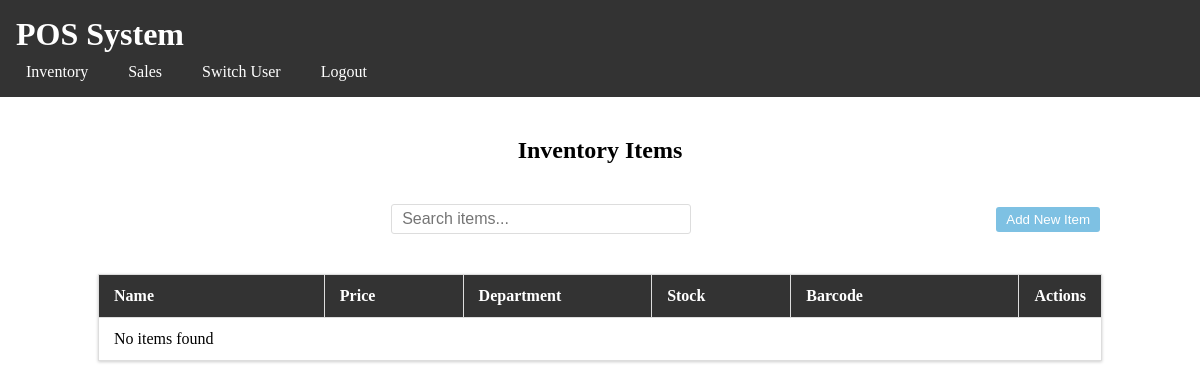
The page /inventory/ (signed in) on the database as committed earlier.
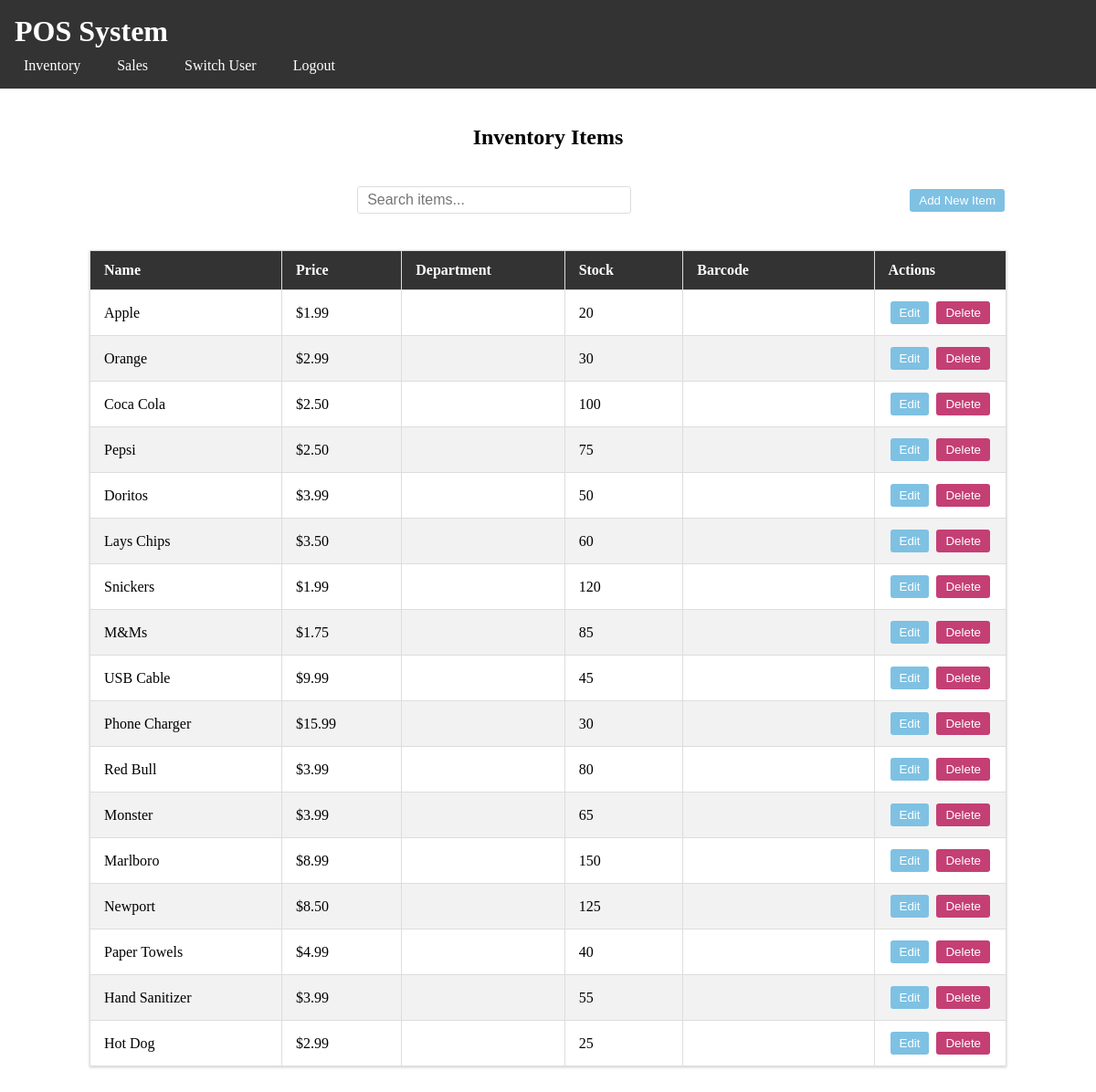
The same page on the database as committed later.
### pos_app/models.py (models this page shows, shortened)
class Item(models.Model):
    name = models.CharField(max_length=50)
    cost = models.DecimalField(decimal_places=2, max_digits=6)
    department = models.CharField(max_length=50)
    amount = models.IntegerField()
    barcode = models.CharField(max_length=50, unique=True)

### pos_app/views.py (the view)
# urls.py: path('inventory/', views.show_all_items, name='inventory_page'),
@login_required(login_url='login')
def show_all_items(request):
    items = Item.objects.all()
    return render(request, 'inventory.html', {'items': items})

### pos_app/templates/inventory.html (shortened to what this page needs)
{% extends 'base.html' %}
{% block content %}
<div class="inventory-container">
    <h2>Inventory Items</h2>
    <div class="inventory-controls">
        <div class="search-container">
            <input
                type="text"
                id="searchInput"
                placeholder="Search items..."
                onkeyup="searchTable()"
            >
        </div>
        <button class="add-btn" onclick="showAddModal()">Add New Item</button>
    </div>
    <table border="1" id="itemTable">
        <thead>
            <tr>
                <th>Name</th>
                <th>Price</th>
                <th>Department</th>
                <th>Stock</th>
                <th>Barcode</th>
                <th>Actions</th>
            </tr>
        </thead>
        <tbody>
            {% for item in items %}
                <tr>
                    <td>{{ item.name }}</td>
                    <td>${{ item.cost }}</td>
                    <td>{{ item.department }}</td>
                    <td>{{ item.amount }}</td>
                    <td>{{ item.barcode }}</td>
                    <td class="action-buttons">
                        <button class="edit-btn" onclick="editItem({{ item.id }})">Edit</button>
                        <button class="delete-btn" onclick="deleteItem({{ item.id }})">Delete</button>
                    </td>
                </tr>
            {% empty %}
                <tr>
                    <td colspan="6">No items found</td>
                </tr>
            {% endfor %}
        </tbody>
    </table>
</div>
{% endblock %}

### pos_app/templates/base.html (shortened to what this page needs)
{% load static %}
<!DOCTYPE html>
<html lang="en">
<head>
    <link rel="stylesheet" href="{% static 'styles.css' %}">
</head>
<body>
    <header>
        <div class="container">
            <h1>POS System</h1>
            <nav>
                <ul>
                    {% if user.is_authenticated %}
                        <li><a href="{% url 'inventory_page' %}">Inventory</a></li>
                        <li><a href="{% url 'sales' %}">Sales</a></li>
                        <li><a href="/change_user">Switch User</a></li>
                        <li><a href="{% url 'logout' %}">Logout</a></li>
                    {% else %}
                        <li><a href="{% url 'login' %}">Login</a></li>
                        <li><a href="{% url 'register' %}">Register</a></li>
                    {% endif %}
                </ul>
            </nav>
        </div>
    </header>
    <div class="content-wrapper">
        {% block content %}
        {% endblock %}
    </div>
</body>
</html>

### pos_app/static/styles.css (style rules this page uses)
* { margin: 0; padding: 0; box-sizing: border-box; }
header { background-color: #333; color: white; padding: 1rem; margin-bottom: 20px; }
.container { max-width: 1200px; margin: 0 auto; }
nav ul { list-style: none; display: flex; gap: 20px; margin-top: 10px; }
nav a { color: white; text-decoration: none; padding: 5px 10px; }
.content-wrapper { display: flex; margin: 20px; }
.inventory-container { padding: 20px; margin: 0 auto; max-width: 1200px; width: 90%; }
.inventory-container h2 { text-align: center; margin-bottom: 20px; }
.search-container { margin: 20px auto; text-align: center; }
#searchInput { padding: 10px; width: 300px; font-size: 16px; border: 1px solid #ddd; border-radius: 4px; }
#itemTable { width: 100%; border-collapse: collapse; margin: 20px auto; background-color: white; box-shadow: 0 1px 3px rgba(0,0,0,0.2); }
#itemTable th, #itemTable td { padding: 12px 15px; text-align: left; border: 1px solid #ddd; }
#itemTable th { background-color: #333; color: white; font-weight: bold; }
#itemTable tr:nth-child(even) { background-color: #f2f2f2; }
#itemTable th:nth-child(1) { width: 25%; }
#itemTable th:nth-child(2) { width: 15%; }
#itemTable th:nth-child(3) { width: 20%; }
#itemTable th:nth-child(4) { width: 15%; }
#itemTable th:nth-child(5) { width: 25%; }
.action-buttons { white-space: nowrap; }
.edit-btn, .delete-btn, .add-btn { padding: 5px 10px; margin: 0 2px; border: none; border-radius: 3px; cursor: pointer; color: white; }
.edit-btn, .add-btn { background-color: #7ec1e3; }
.delete-btn { background-color: #c43f74; }
.inventory-controls { display: flex; justify-content: space-between; align-items: center; margin: 20px 0; gap: 10px; }
.search-container { flex: 1; }
#searchInput { padding: 5px 10px; border-radius: 3px; border: 1px solid #ddd; }

Rows that differ between the two databases and show on the page:
added Item: name "Apple", cost "1.99", amount "20"
added Item: name "Orange", cost "2.99", amount "30"
added Item: name "Coca Cola", cost "2.50", amount "100"
added Item: name "Pepsi", cost "2.50", amount "75"
added Item: name "Doritos", cost "3.99", amount "50"
added Item: name "Lays Chips", cost "3.50", amount "60"
added Item: name "Snickers", cost "1.99", amount "120"
added Item: name "M&Ms", cost "1.75", amount "85"
added Item: name "USB Cable", cost "9.99", amount "45"
added Item: name "Phone Charger", cost "15.99", amount "30"
added Item: name "Red Bull", cost "3.99", amount "80"
added Item: name "Monster", cost "3.99", amount "65"
added Item: name "Marlboro", cost "8.99", amount "150"
added Item: name "Newport", cost "8.50", amount "125"
added Item: name "Paper Towels", cost "4.99", amount "40"
added Item: name "Hand Sanitizer", cost "3.99", amount "55"
added Item: name "Hot Dog", cost "2.99", amount "25"
Other text that changed with them:
text no longer shown: "No items found"
